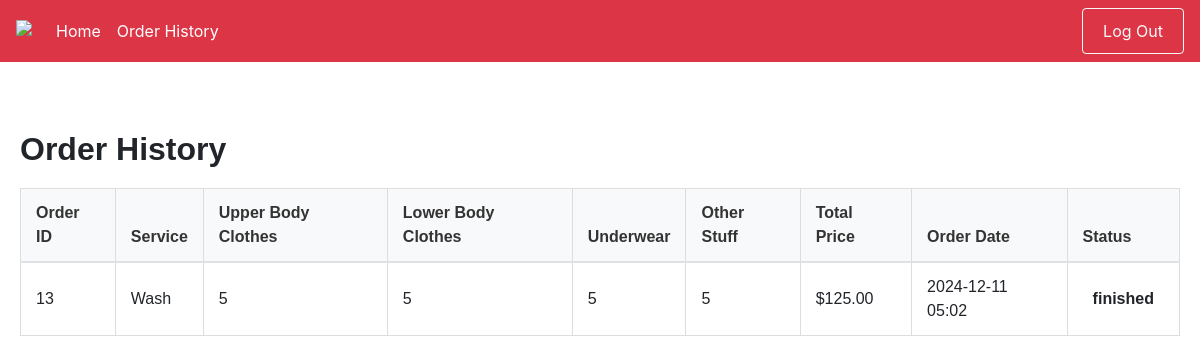
/users/ord-history (signed in), run on the app's committed database.
### users/models.py (models this page shows, shortened)
class Order(models.Model):
    STATUS_CHOICES = [
        ('looking_for_driver', 'Looking for Driver'),
        ('driver_on_the_way_to_pickup', 'Driver on the way to pickup'),
        ('driver_on_the_way_to_laundry', 'Driver on the way to laundry'),
        ('laundry_received', 'Laundry received'),
        ('laundry_cleaning', 'Laundry cleaning'),
        ('driver_on_the_way_to_customer', 'Driver on the way to customer'),
        ('delivered', 'Delivered'),
        ('finished', 'Finished'),
    ]
    user = models.ForeignKey(User, on_delete=models.CASCADE, null=False)
    phone_number = models.CharField(max_length=30, null=True)
    ordered_from_business = models.ForeignKey(Business, on_delete=models.CASCADE, null=False)
    service = models.ForeignKey(Service, on_delete=models.CASCADE, null=False)
    driver = models.ForeignKey(Driver, on_delete=models.CASCADE, null=True)
    upper_body_clothes = models.IntegerField(default=0)
    lower_body_clothes = models.IntegerField(default=0)
    underwear = models.IntegerField(default=0)
    other_stuff = models.IntegerField(default=0)
    order_date = models.DateTimeField(auto_now_add=True)
    total_price = models.DecimalField(max_digits=10, decimal_places=2, default=0.00)
    created_at = models.DateTimeField(default=timezone.now)
    status = models.CharField(max_length=50, choices=STATUS_CHOICES, default='looking_for_driver')

class Service(models.Model):
    business = models.ForeignKey(Business, on_delete=models.CASCADE, related_name="service_business")
    service_name = models.CharField(max_length=100)
    description = models.CharField(max_length=200)
    light_tendency_price = models.FloatField(default=0)
    light_tendency_minimum = models.FloatField(default=0)
    light_tendency_maximum = models.FloatField(default=0)
    medium_tendency_price = models.FloatField(default=0)
    medium_tendency_minimum = models.FloatField(default=0)
    medium_tendency_maximum = models.FloatField(default=0)
    heavy_tendency_price = models.FloatField(default=0)
    heavy_tendency_minimum = models.FloatField(default=0)
    heavy_tendency_maximum = models.FloatField(default=0)

### users/views.py (the view)
# urls.py: path('ord-history', views.ord_history, name='ord-history'),
def ord_history(request):
    if request.user.is_authenticated:
        orders = Order.objects.filter(user=request.user, status='finished')  # Filter orders for the logged-in user
    else:
        orders = []  # No orders if the user is not authenticated
    return render(request, 'users/ord-history.html', {'orders': orders})

### users/templates/users/ord-history.html (shortened to what this page needs)
{% extends 'users/baseCustomer.html' %}
{% block content %}
<div class="container mt-5">
    <h2>Order History</h2>
    {% if orders %}
        <table class="table">
            <thead>
                <tr>
                    <th>Order ID</th>
                    <th>Service</th>
                    <th>Upper Body Clothes</th>
                    <th>Lower Body Clothes</th>
                    <th>Underwear</th>
                    <th>Other Stuff</th>
                    <th>Total Price</th>
                    <th>Order Date</th>
                    <th>Status</th>
                </tr>
            </thead>
            <tbody>
                {% for order in orders %}
                    <tr>
                        <td>{{ order.id }}</td>
                        <td>{{ order.service.service_name }}</td>
                        <td>{{ order.upper_body_clothes }}</td>
                        <td>{{ order.lower_body_clothes }}</td>
                        <td>{{ order.underwear }}</td>
                        <td>{{ order.other_stuff }}</td>
                        <td>${{ order.total_price }}</td>
                        <td>{{ order.created_at|date:"Y-m-d H:i" }}</td>
                        <td>
                            <span class="status
                                ">
                                {{ order.status }}
                            </span>
                        </td>
                    </tr>
                {% endfor %}
            </tbody>
        </table>
    {% else %}
        <p>No orders found.</p>
    {% endif %}
</div>
{% endblock %}

### users/static/users/css/style.css (style rules this page uses)
.table th, .table td { text-align: center; vertical-align: middle; }
.table { border-collapse: collapse; }
.table th { background-color: #f8f9fa; }
.container { max-width: 1200px; }

### users/templates/users/ord-history.html (style rules this page uses)
.container { max-width: 1200px; margin: 0 auto; padding: 20px; font-family: Arial, sans-serif; }
h2 { font-weight: bold; margin-bottom: 20px; }
.table { width: 100%; border-collapse: collapse; margin-bottom: 20px; }
.table thead { background-color: #f8f9fa; }
.table th, .table td { padding: 12px 15px; text-align: left; border: 1px solid #ddd; }
.table th { font-weight: bold; color: #333; }
.status { padding: 5px 10px; border-radius: 15px; text-align: center; font-weight: bold; }

### data on the page
Order: id "13", service.service_name "Wash", upper_body_clothes "5", lower_body_clothes "5", underwear "5", other_stuff "5", total_price "125.00", created_at "2024-12-11 05:02", status "finished"
